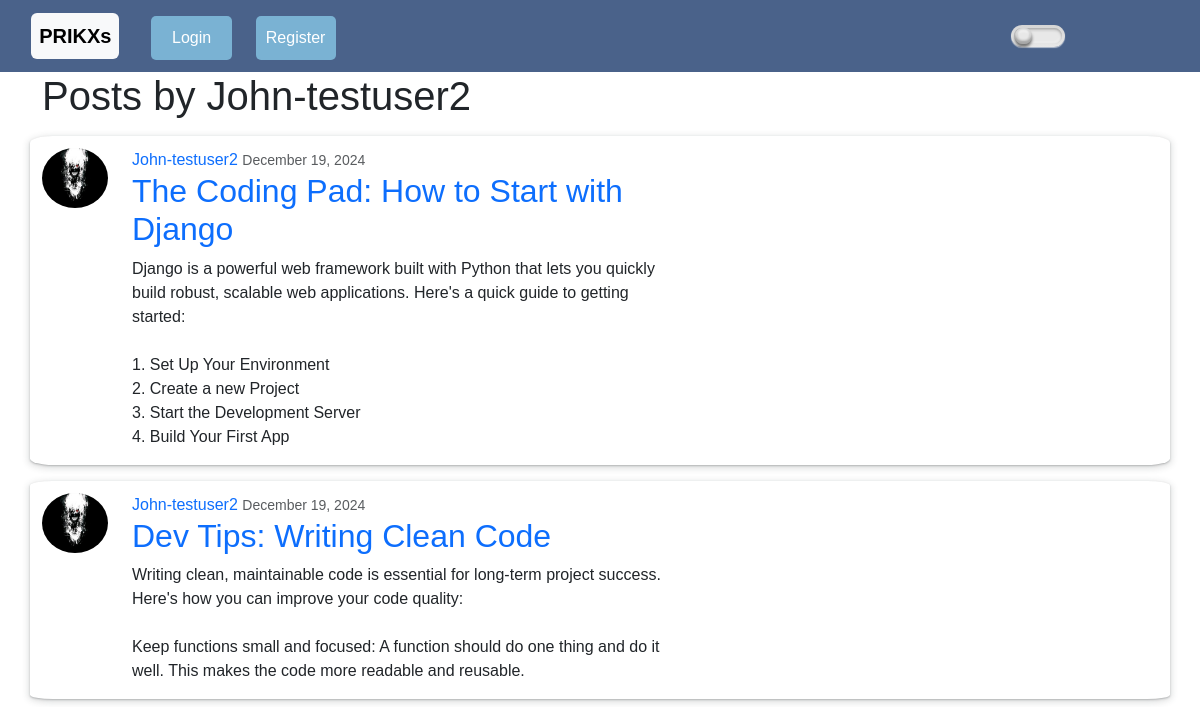
Page /user/John-testuser2 on the committed database.
### App/models.py (models this page shows, shortened)
class Post(models.Model):
    title = models.CharField(max_length=100)
    content = models.TextField()
    date_posted = models.DateTimeField(default=timezone.now)
    author = models.ForeignKey(User, on_delete=models.CASCADE)

### Users/models.py (models this page shows, shortened)
class profile(models.Model):
    user = models.OneToOneField(User, on_delete=models.CASCADE)
    image = models.ImageField(default='default.jpg', upload_to='profile pics')

### App/views.py (the view)
# urls.py: path('user/<str:username>',UserPostListView.as_view(), name='user-posts'),
class UserPostListView(ListView):
    model = Post
    template_name = 'user_posts.html'
    context_object_name = 'posts'
    def get_queryset(self):
        user = get_object_or_404(User, username=self.kwargs.get('username'))
        return Post.objects.filter(author=user).order_by('-date_posted')

### App/templates/user_posts.html (shortened to what this page needs)
{% extends "index.html" %}
{% block content %}
<div class="container">
    <h1 class="mb-3">Posts by {{ view.kwargs.username }}</h1>
    {% for post in posts %}
    <article class="media blog-content row mt-3">
        <img class="rounded-circle col-6" src="{{ post.author.profile.image.url }}" alt="profile pic" style="width: 90; height: 60;">
        <div class="media-body col-6">
            <div class="articles-metadata">
                <a href="{% url 'user-posts' post.author.username%}">{{ post.author }} </a>
                <small class="text-muted">{{ post.date_posted|date:" F d, Y" }}</small>
            </div>
            <h2 class="article-titles"><a href="{% url 'post-detail' post.id %}" class="article-title">{{ post.title }}</a></h2>
            <p>{{ post.content|linebreaksbr }}</p>
        </div>
    </article>
    {% endfor %}
</div>
{% endblock %}

### App/static/darkmode.css (style rules this page uses)
body { overflow-y: auto; }

### App/static/login.css (style rules this page uses)
* { margin: 0; padding: 0; box-sizing: border-box; font-family: Arial, sans-serif; }

### App/static/other.css (style rules this page uses)
.article-title { text-decoration: none; }
.blog-content { border-radius: 2%; width: auto; padding-top: 1.5vh; }

### rows in the picture
Post: author.profile.image (placeholder picture), author "John-testuser2", date_posted "December 19, 2024", title "The Coding Pad: How to Start with Django", content "Django is a powerful web framework built with Python that lets you quickly build robust, scalable web applications. Here's a quick guide to getting started: 1. Set Up Your Environment 2. Create a new Project 3. Start the Development Server 4. Build Your First App"
Post: author.profile.image (placeholder picture), author "John-testuser2", date_posted "December 19, 2024", title "Dev Tips: Writing Clean Code", content "Writing clean, maintainable code is essential for long-term project success. Here's how you can improve your code quality: Keep functions small and focused: A function should do one thing and do it well. This makes the code more readable and reusable."

### other values in the picture
{{ view.kwargs.username }} "John-testuser2"
